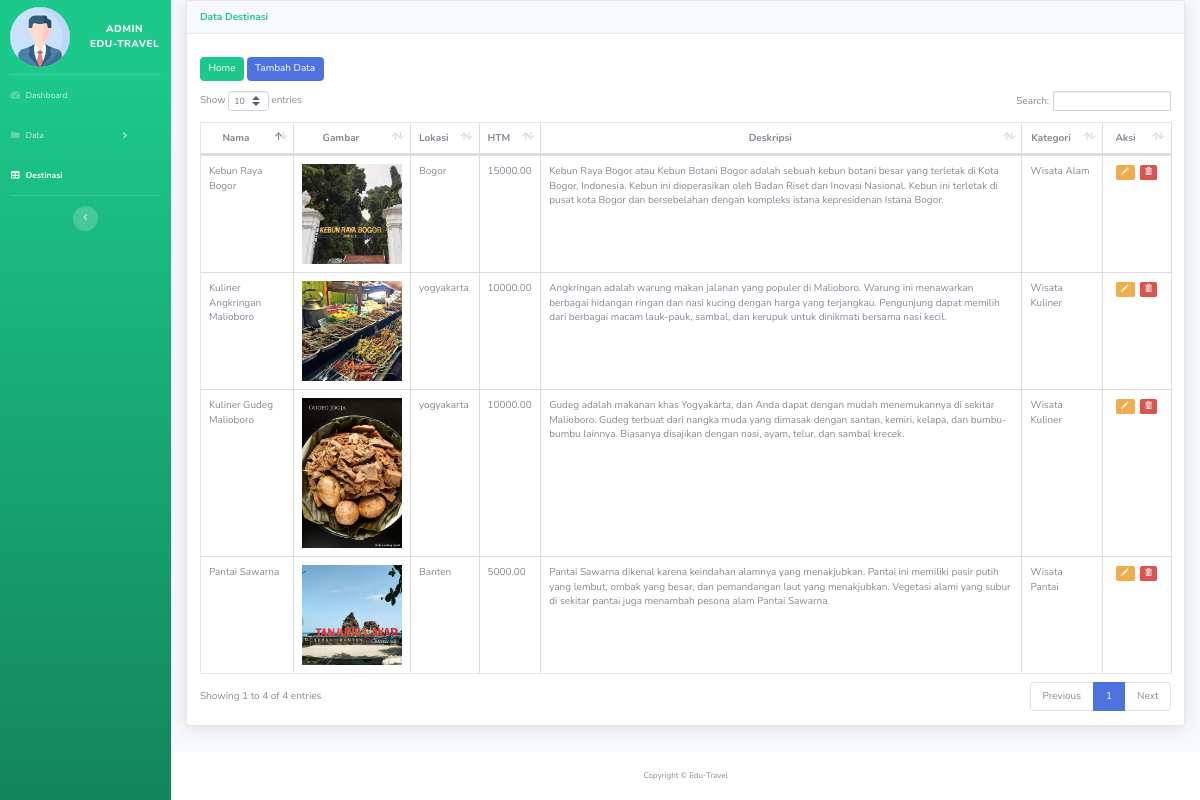
/travelling/admin_page/tables.php (signed in), run on an earlier commit of the app's database.
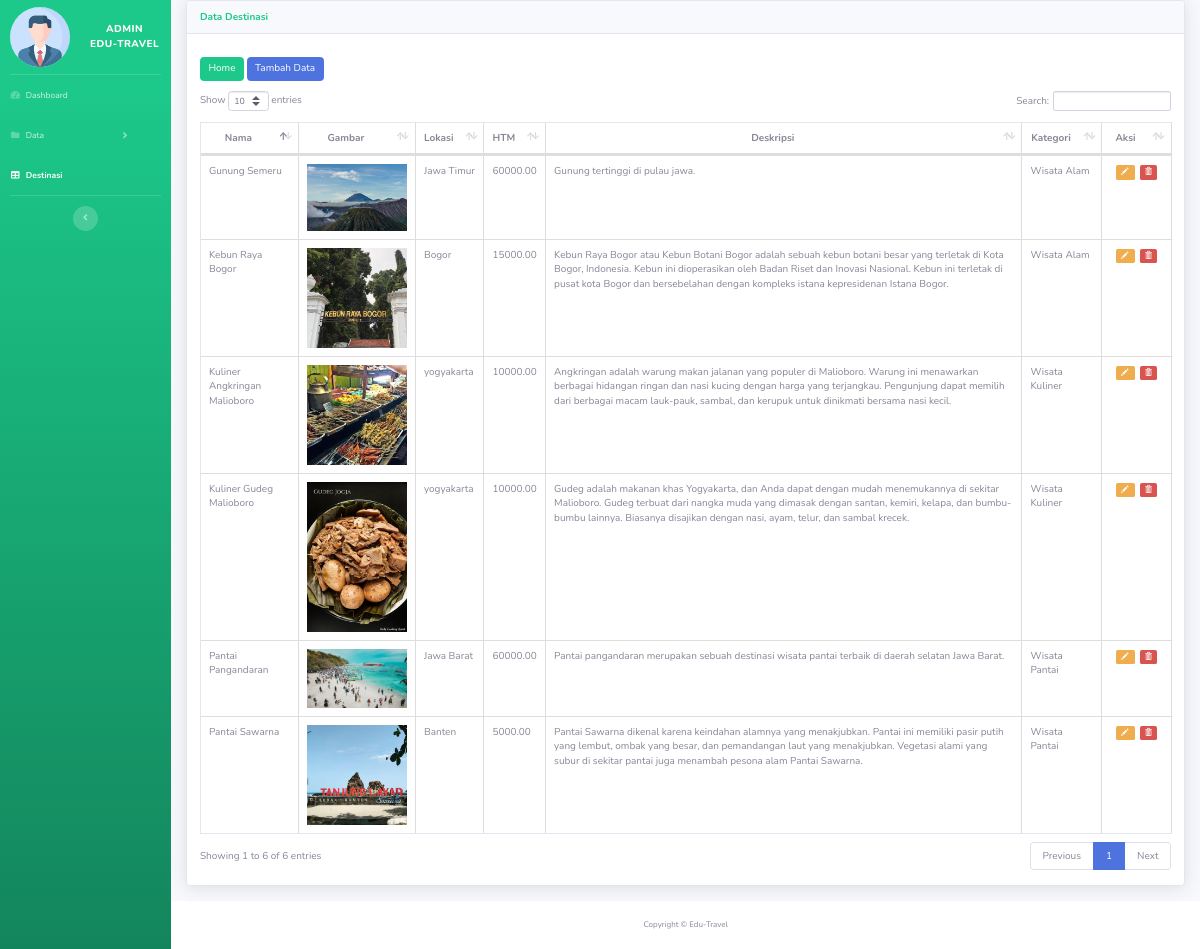
And on a later commit of the database.
### tables this page shows
CREATE TABLE `destinasi` (
  `id_destinasi` int(11) NOT NULL,
  `nama_destinasi` varchar(100) NOT NULL,
  `gambar` text NOT NULL,
  `lokasi` varchar(250) NOT NULL,
  `harga` decimal(10,2) NOT NULL,
  `deskripsi` varchar(500) NOT NULL,
  `id_kategori` int(11) NOT NULL
);

CREATE TABLE `kategori` (
  `id_kategori` int(11) NOT NULL,
  `nama_kategori` varchar(100) NOT NULL,
  `gambar_kategori` text NOT NULL
);

### travelling/admin_page/tables.php (the view, shortened to what this page needs)
<!DOCTYPE html>
<html lang="en">
<head>
    <link href="vendor/fontawesome-free/css/all.min.css" rel="stylesheet" type="text/css">
    <link rel="stylesheet" href="https://maxcdn.bootstrapcdn.com/bootstrap/3.4.1/css/bootstrap.min.css">
    <link href="css/sb-admin-2.min.css" rel="stylesheet">
    <link href="vendor/datatables/dataTables.bootstrap4.min.css" rel="stylesheet">
</head>
<body id="page-top">
    <div id="wrapper">
        <ul class="navbar-nav bg-gradient-success sidebar sidebar-dark accordion" id="accordionSidebar"
            style="width: 200px !important;">
            <br>
            <a class="sidebar-brand d-flex align-items-center" href="index.php">
                <img src="img/adminprofile.png" style="width: 60px; border-radius: 50%; margin-right: 20px;">
                <div class="sidebar-brand-text">Admin <br>Edu-Travel</div>
            </a>
            <br>
            <hr class="sidebar-divider my-0">
            <li class="nav-item">
                <a class="nav-link" href="index.php">
                    <i class="fas fa-fw fa-tachometer-alt"></i>
                    <span>Dashboard</span></a>
            </li>
            <li class="nav-item">
                <a class="nav-link collapsed" href="#" data-toggle="collapse" data-target="#collapsePages"
                    aria-expanded="true" aria-controls="collapsePages">
                    <i class="fas fa-fw fa-folder"></i>
                    <span>Data</span>
                </a>
            </li>
            <li class="nav-item active">
                <a class="nav-link" href="tables.php">
                    <i class="fas fa-fw fa-table"></i>
                    <span>Destinasi</span></a>
            </li>
            <hr class="sidebar-divider d-none d-md-block">
            <div class="text-center d-none d-md-inline">
                <button class="rounded-circle border-0" id="sidebarToggle"></button>
            </div>
        </ul>
        <div id="content-wrapper" class="d-flex flex-column">
            <div id="content">
                <div class="container">
                    <div class="card shadow mb-4">
                        <div class="card-header py-3">
                            <h6 class="m-0 font-weight-bold text-success">Data Destinasi</h6>
                        </div>
                        <div class="card-body">
                            <a class="btn btn-success" style="margin-bottom:10px; margin-top:10px"
                                href="index.php">Home</a>
                            <a class="btn btn-primary" style="margin-bottom:10px; margin-top:10px"
                                href="tambah.php">Tambah
                                Data</a>
                            <div class="table-responsive">
                                <table class="table table-bordered" id="dataTable" width="100%" cellspacing="0">
                                    <thead>
                                        <tr style="text-align: center;">
                                            <th>Nama</th>
                                            <th>Gambar</th>
                                            <th>Lokasi</th>
                                            <th>HTM</th>
                                            <th>Deskripsi</th>
                                            <th>Kategori</th>
                                            <th style="width: 30px;">Aksi</th>
                                        </tr>
                                    </thead>
                                    <tbody>
                                        <?php
                                        require_once '../koneksi.php';
                                        $sql = "SELECT d.*,k.nama_kategori FROM destinasi AS d join kategori AS k ON d.id_kategori=k.id_kategori";
                                        $query = mysqli_query($koneksi, $sql);
                                        while ($data = mysqli_fetch_array($query)) {
                                            ?>
                                            <tr>
                                                <td>
                                                    <?= $data['nama_destinasi']; ?>
                                                </td>
                                                <td><img src="<?= $data['gambar']; ?>" alt="<?= $data['gambar']; ?>"
                                                        style="width:100px"></td>
                                                <td>
                                                    <?= $data['lokasi']; ?>
                                                </td>
                                                <td>
                                                    <?= $data['harga']; ?>
                                                </td>
                                                <td>
                                                    <?= $data['deskripsi']; ?>
                                                </td>
                                                <td>
                                                    <?= $data['nama_kategori']; ?>
                                                </td>
                                                <td style="text-align: center;">
                                                    <a href="edit.php?id_destinasi=<?php echo $data["id_destinasi"] ?>"
                                                        class="label label-warning"> <span
                                                            class="glyphicon glyphicon-pencil"></span>
                                                    </a>
                                                    <a href="hapus.php?id_destinasi=<?php echo $data["id_destinasi"] ?>"
                                                        class="label label-danger"> <span
                                                            class="glyphicon glyphicon-trash"></span>
                                                    </a>
                                                </td>
                                            </tr>
                                        <?php } ?>
                                    </tbody>
                                </table>
                            </div>
                        </div>
                    </div>
                </div>
            </div>
            <footer class="sticky-footer bg-white">
                <div class="container my-auto">
                    <div class="copyright text-center my-auto">
                        <span>Copyright &copy; Edu-Travel</span>
                    </div>
                </div>
            </footer>
        </div>
    </div>
</body>
</html>

What changed in the data, as far as the page shows it:
added destinasi: nama_destinasi "Gunung Semeru", gambar (picture), lokasi "Jawa Timur", harga "60000.00", deskripsi "Gunung tertinggi di pulau jawa.", id_kategori.nama_kategori "Wisata Alam"
added destinasi: nama_destinasi "Pantai Pangandaran", gambar (picture), lokasi "Jawa Barat", harga "60000.00", deskripsi "Pantai pangandaran merupakan sebuah destinasi wisata pantai terbaik di daerah selatan Jawa Barat.", id_kategori.nama_kategori "Wisata Pantai"
Also different on the page:
text written by a page script: "Show entries Search: Showing 1 to 4 of 4 entries Previous 1 Next" → "Show entries Search: Showing 1 to 6 of 6 entries Previous 1 Next"
